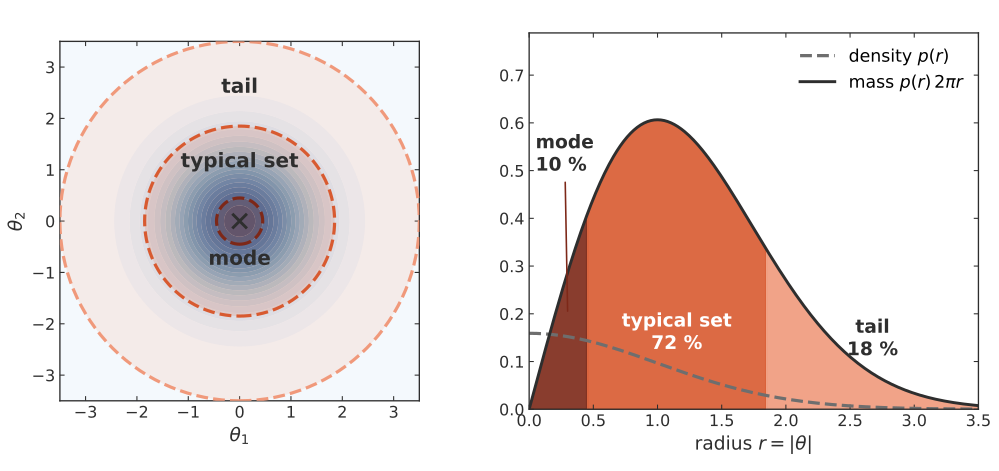

Write the Python code that produced this figure.
#!/usr/bin/env python3
# ENV: shared
"""
Where the posterior mass lies, for the backup slide on the maximum a posteriori: the slide version of
the thesis figure chap4/typical_set.pdf (These_wassim/figures/chap4/typical_set.py).

A 2D standard Gaussian posterior. Left, its density with three radial zones: the mode (r < 0.45),
the typical set (0.45 < r < 1.85) and the tail (1.85 < r < 3.5). Right, against the radius r, the
density p(r) (dashed) and the mass per unit radius p(r) 2 pi r, filled by zone with the mass each
zone holds, P(r < R) = 1 - exp(-R^2 / 2). No data: the figure is analytic.

Output (this directory): typical_set.svg
"""

import sys
from pathlib import Path

import numpy as np

HERE = Path(__file__).resolve().parent
sys.path.insert(0, str(HERE.parents[1]))
from _common import GREY, INK, skip_if_built, slide_style

OUT = "typical_set.svg"
skip_if_built(HERE, OUT)

slide_style()
import matplotlib.pyplot as plt
from matplotlib.patches import Circle

plt.rcParams["savefig.bbox"] = None
LIM, R1, R2, R3 = 3.5, 0.45, 1.85, 3.5
ZONES = [("mode", 0.0, R1, "#7d2818"), ("typical set", R1, R2, "#d85a30"), ("tail", R2, R3, "#f0997b")]
mass = lambda a, b: np.exp(-a**2 / 2) - np.exp(-b**2 / 2)

g = np.linspace(-LIM, LIM, 600)
GX, GY = np.meshgrid(g, g)
P = np.exp(-0.5 * (GX**2 + GY**2)) / (2 * np.pi)

fig = plt.figure(figsize=(10.4, 4.9))
ax = fig.add_axes([0.06, 0.13, 0.36, 0.8])
ax.contourf(GX, GY, P, levels=20, cmap="Blues", alpha=0.85)
for name, a, b, c in ZONES[::-1]:
    ax.add_patch(Circle((0, 0), b, fill=True, fc=c, alpha=0.15, ec="none", zorder=3))
    ax.add_patch(Circle((0, 0), b, fill=False, ec=c, lw=2.4, ls="--", zorder=4))
ax.plot(0, 0, "x", color=INK, ms=11, mew=2.2, zorder=10)
for name, y in (("mode", -0.75), ("typical set", 1.15), ("tail", 2.6)):
    ax.text(0, y, name, ha="center", va="center", fontsize=15, fontweight="bold", color=INK, zorder=11)
ax.set_xlim(-LIM, LIM)
ax.set_ylim(-LIM, LIM)
ax.set_aspect("equal")
ax.set_xlabel(r"$\theta_1$")
ax.set_ylabel(r"$\theta_2$")

ax = fig.add_axes([0.53, 0.13, 0.45, 0.8])
r = np.linspace(0, LIM, 400)
dens = np.exp(-0.5 * r**2) / (2 * np.pi)
m = dens * 2 * np.pi * r
ax.plot(r, dens, color=GREY, ls="--", lw=2.4, label=r"density $p(r)$")
ax.plot(r, m, color=INK, lw=2.2, label=r"mass $p(r)\,2\pi r$")
for name, a, b, c in ZONES:
    sel = (r >= a) & (r <= b)
    ax.fill_between(r[sel], 0, m[sel], color=c, alpha=0.9)
ax.annotate(f"mode\n{100 * mass(0, R1):.0f} %", xy=(0.3, 0.2), xytext=(0.05, 0.5), fontsize=14,
            fontweight="bold", color=INK, arrowprops=dict(arrowstyle="-", color=ZONES[0][3], lw=1.2))
ax.text((R1 + R2) / 2, 0.16, f"typical set\n{100 * mass(R1, R2):.0f} %", ha="center", va="center",
        fontsize=14, fontweight="bold", color="white")
ax.text((R2 + R3) / 2, 0.1, f"tail\n{100 * mass(R2, R3):.0f} %", ha="center", va="bottom",
        fontsize=14, fontweight="bold", color=INK)
ax.set_xlim(0, LIM)
ax.set_ylim(0, m.max() * 1.3)
ax.set_xlabel(r"radius $r = |\theta|$")
ax.legend(loc="upper right", fontsize=13)
fig.savefig(HERE / OUT)
print(f"wrote {OUT}: masses {mass(0, R1):.3f} {mass(R1, R2):.3f} {mass(R2, R3):.3f}")
